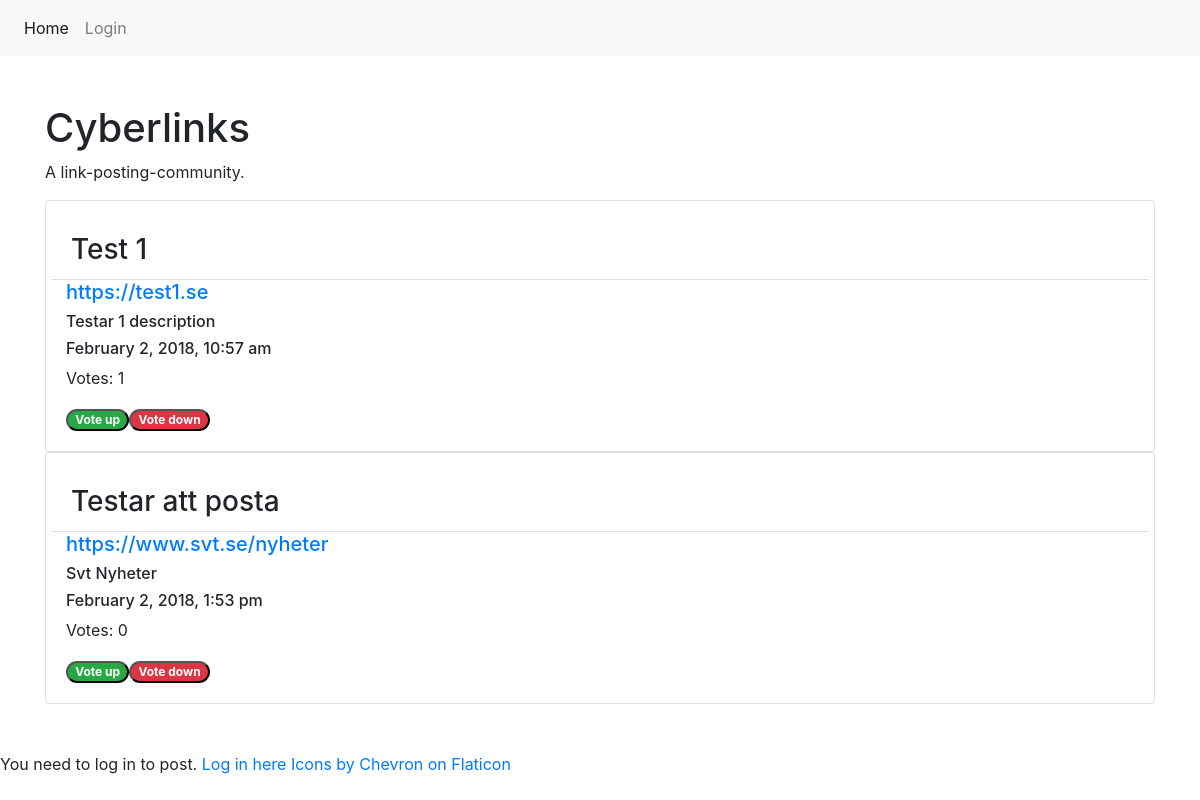
Before: / with the older database file.
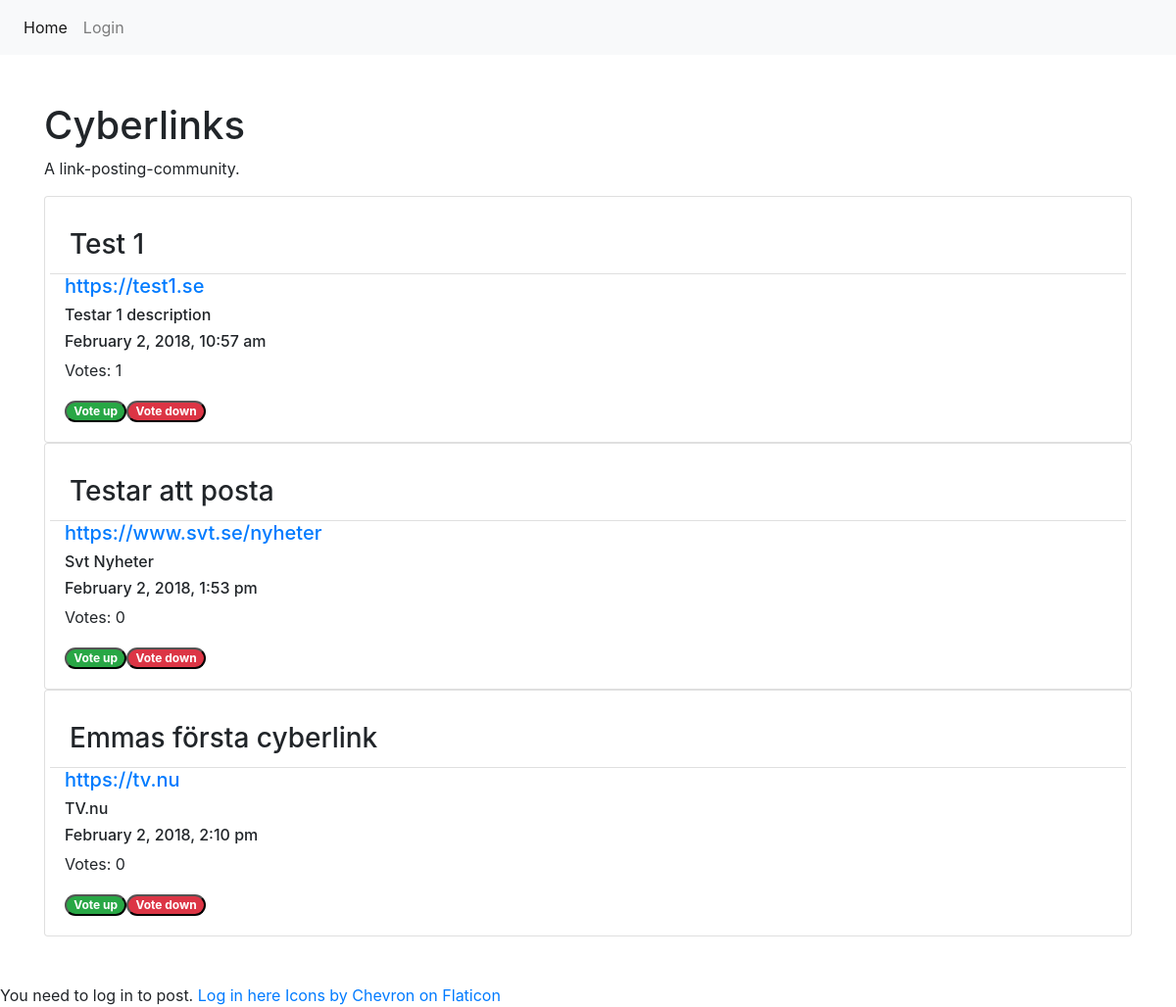
After: the same page with the newer database file.
### tables this page shows
CREATE TABLE "Entry" (
	`entry_id`	INTEGER NOT NULL PRIMARY KEY AUTOINCREMENT UNIQUE,
	`title`	TEXT NOT NULL,
	`description`	TEXT NOT NULL,
	`link`	TEXT NOT NULL,
	`post_date`	TEXT NOT NULL,
	`poster`	TEXT NOT NULL
);

### app/config.php (called while the page is built, shortened)
<?php
return [
    'title' => 'Cyberlinks',
    'database_path' => sprintf('sqlite:%s/database/data1.db', __DIR__),
];

### app/autoload.php (called while the page is built, shortened)
<?php
$config = require __DIR__.'/config.php';

### index.php (the view, shortened to what this page needs)
<?php
require __DIR__.'/views/header.php';
?>
<article>
  <h1><?php echo $config['title']; ?></h1>
  <p>A link-posting-community.</p>
</article>
  <?php
  $stmt = $pdo->prepare("SELECT Entry.*, User.user_id, User.username, User.avatar, Votes.* FROM Entry JOIN User ON Entry.poster=User.username JOIN Votes ON Votes.vote_id=Entry.entry_id ORDER BY score DESC");
  $stmt->execute();
  $entries = $stmt->fetchAll(PDO::FETCH_ASSOC);
  foreach ($entries as $entry) {
    $title = $entry['title'];
    $link = $entry['link'];
    $description = $entry['description'];
    $post_date = $entry['post_date'];
    $score = $entry['score'] ?>
<div class="card">
  <div class="card-body">
      <div class="row">
        <h3 class="card-header col-12"><?php echo $title ?></h3>
        <h5 class="col-12"><a href="<?php echo $link; ?>" target="_blank"> <?php echo $entry['link']; ?></a></h5>
        <h6 class="col-12"><?php echo $description ?></h6>
        <h6 class="col-12"><?php echo $post_date ?></h6>
        <p class="col-12"><?php echo "Votes: ".$entry['score']?></p>
      </div>
      <div class="col-12">
        <div class="row">
          <form action="/app/auth/upVote.php" method="post">
            <button type="submit" class="badge badge-pill badge-success" name="upv">Vote up</button>
          </form>
          <form action="/app/auth/downVote.php" method="post">
            <button type="submit" class="badge badge-pill badge-danger" name="downv">Vote down</button>
          </form>
        </div>
      </div>
  </div>
</div>
  <?php
  }?>
</div>
<?php if (isset($_SESSION['userSession'])) {
  require __DIR__.'/newpost.php';
} else {
  echo "You need to log in to post.";?>
  <a href="/login.php">Log in here</a>
  <?php
}
require __DIR__.'/views/footer.php';
?>
<a href="https://www.flaticon.com/search?word=chevron">Icons by Chevron on Flaticon</a>

### views/header.php (shortened to what this page needs)
<?php
require __DIR__.'/../app/autoload.php';
?>
<!DOCTYPE html>
<html lang="en">
<head>
    <link rel="stylesheet" href="https://maxcdn.bootstrapcdn.com/bootstrap/4.0.0-beta.2/css/bootstrap.min.css">
    <link rel="stylesheet" href="/assets/styles/main.css">
</head>
<body>
    <?php require __DIR__.'/navigation.php'; ?>
    <div class="container py-5">

### views/navigation.php (shortened to what this page needs)
<nav class="navbar navbar-expand-lg navbar-light bg-light">
    <ul class="navbar-nav">
        <li class="nav-item">
            <a class="nav-link <?php echo $_SERVER['SCRIPT_NAME'] === '/index.php' ? 'active' : ''; ?>" href="/index.php">Home</a>
        </li>
        <?php if (isset($_SESSION['userSession'])) : ?>
        <li class="nav-item">
                <a class="nav-link" href="/app/auth/authlogout.php">Logout</a>
          <?php else: ?>
                <a class="nav-link <?php echo $_SERVER['SCRIPT_NAME'] === '/login.php' ? 'active' : ''; ?>" href="login.php">Login</a>
        <?php endif; ?>
    </ul>
</nav>

### views/footer.php (shortened to what this page needs)
</body>
</html>

### assets/styles/main.css (style rules this page uses)
.card-header { background-color: white; }

Changed rows visible on the page:
added entry: title "Emmas första cyberlink", link "https://tv.nu", description "TV.nu", post_date "February 2, 2018, 2:10 pm", score "0"
